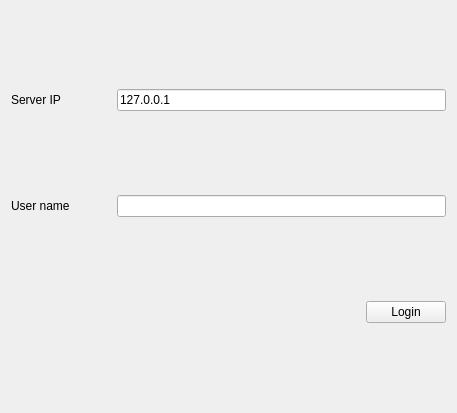
<?xml version="1.0" encoding="UTF-8"?>
<ui version="4.0">
 <class>LoginWidget</class>
 <widget class="QWidget" name="LoginWidget">
  <property name="geometry">
   <rect>
    <x>0</x>
    <y>0</y>
    <width>457</width>
    <height>413</height>
   </rect>
  </property>
  <property name="windowTitle">
   <string>Login</string>
  </property>
  <layout class="QVBoxLayout" name="verticalLayout">
   <item>
    <layout class="QHBoxLayout" name="horizontalLayout">
     <item>
      <widget class="QLabel" name="label">
       <property name="minimumSize">
        <size>
         <width>100</width>
         <height>0</height>
        </size>
       </property>
       <property name="text">
        <string>Server IP</string>
       </property>
      </widget>
     </item>
     <item>
      <widget class="QLineEdit" name="ipLineEdit">
       <property name="text">
        <string>127.0.0.1</string>
       </property>
      </widget>
     </item>
    </layout>
   </item>
   <item>
    <layout class="QHBoxLayout" name="horizontalLayout_2">
     <item>
      <widget class="QLabel" name="label_2">
       <property name="minimumSize">
        <size>
         <width>100</width>
         <height>0</height>
        </size>
       </property>
       <property name="text">
        <string>User name</string>
       </property>
      </widget>
     </item>
     <item>
      <widget class="QLineEdit" name="nameLineEdit"/>
     </item>
    </layout>
   </item>
   <item>
    <layout class="QHBoxLayout" name="horizontalLayout_3">
     <item>
      <spacer name="horizontalSpacer">
       <property name="orientation">
        <enum>Qt::Orientation::Horizontal</enum>
       </property>
       <property name="sizeHint" stdset="0">
        <size>
         <width>40</width>
         <height>20</height>
        </size>
       </property>
      </spacer>
     </item>
     <item>
      <widget class="QPushButton" name="loginButton">
       <property name="text">
        <string>Login</string>
       </property>
      </widget>
     </item>
    </layout>
   </item>
  </layout>
 </widget>
 <resources/>
 <connections/>
</ui>
